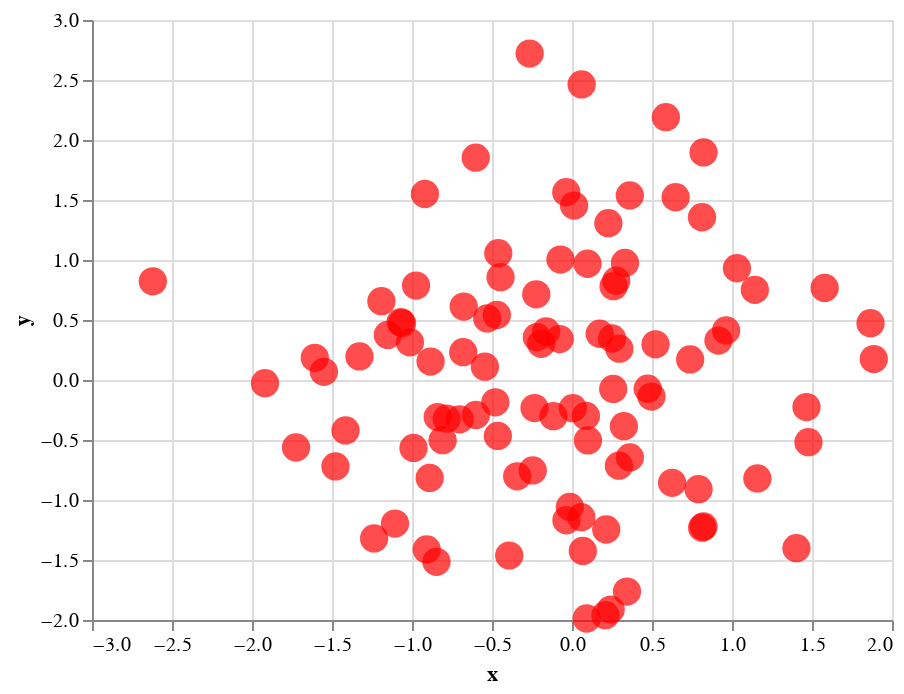

This figure's notebook cell:
### Markdown cell above
This top-level configuration should be thought of as a chart theme: they are the default settings for the aesthetics of all chart elements.
Let's use ``configure_point`` to set some properties of points:

### Code cell
alt.Chart(data).mark_point().encode(
    x='x:Q',
    y='y:Q'
).configure_point(
    size=200,
    color='red',
    filled=True
)

### Figure 1 — Vega-Lite specification as saved in the notebook (floating-point values rounded to 4 significant figures)
{"$schema": "https://vega.github.io/schema/vega-lite/v2.4.1.json", "config": {"point": {"color": "red", "filled": true, "size": 200}, "view": {"height": 300, "width": 400}}, "data": {"values": [{"x": 0.4967, "y": -0.1383}, {"x": 0.6477, "y": 1.523}, {"x": -0.2342, "y": -0.2341}, {"x": 1.579, "y": 0.7674}, {"x": -0.4695, "y": 0.5426}, {"x": -0.4634, "y": -0.4657}, {"x": 0.242, "y": -1.913}, {"x": -1.725, "y": -0.5623}, {"x": -1.013, "y": 0.3142}, {"x": -0.908, "y": -1.412}, {"x": 1.466, "y": -0.2258}, {"x": 0.06753, "y": -1.425}, {"x": -0.5444, "y": 0.1109}, {"x": -1.151, "y": 0.3757}, {"x": -0.6006, "y": -0.2917}, {"x": -0.6017, "y": 1.852}, {"x": -0.0135, "y": -1.058}, {"x": 0.8225, "y": -1.221}, {"x": 0.2089, "y": -1.96}, {"x": -1.328, "y": 0.1969}, {"x": 0.7385, "y": 0.1714}, {"x": -0.1156, "y": -0.3011}, {"x": -1.479, "y": -0.7198}, {"x": -0.4606, "y": 1.057}, {"x": 0.3436, "y": -1.763}, {"x": 0.3241, "y": -0.3851}, {"x": -0.6769, "y": 0.6117}, {"x": 1.031, "y": 0.9313}, {"x": -0.8392, "y": -0.3092}, {"x": 0.3313, "y": 0.9755}, {"x": -0.4792, "y": -0.1857}, {"x": -1.106, "y": -1.196}, {"x": 0.8125, "y": 1.356}, {"x": -0.07201, "y": 1.004}, {"x": 0.3616, "y": -0.6451}, {"x": 0.3614, "y": 1.538}, {"x": -0.03583, "y": 1.565}, {"x": -2.62, "y": 0.8219}, {"x": 0.08705, "y": -0.299}, {"x": 0.09176, "y": -1.988}, {"x": -0.2197, "y": 0.3571}, {"x": 1.478, "y": -0.5183}, {"x": -0.8085, "y": -0.5018}, {"x": 0.9154, "y": 0.3288}, {"x": -0.5298, "y": 0.5133}, {"x": 0.09708, "y": 0.9686}, {"x": -0.7021, "y": -0.3277}, {"x": -0.3921, "y": -1.464}, {"x": 0.2961, "y": 0.2611}, {"x": 0.005113, "y": -0.2346}, {"x": -1.415, "y": -0.4206}, {"x": -0.3427, "y": -0.8023}, {"x": -0.1613, "y": 0.4041}, {"x": 1.886, "y": 0.1746}, {"x": 0.2576, "y": -0.07445}, {"x": -1.919, "y": -0.02651}, {"x": 0.06023, "y": 2.463}, {"x": -0.1924, "y": 0.3015}, {"x": -0.03471, "y": -1.169}, {"x": 1.143, "y": 0.7519}, {"x": 0.791, "y": -0.9094}, {"x": 1.403, "y": -1.402}, {"x": 0.5869, "y": 2.19}, {"x": -0.9905, "y": -0.5663}, {"x": 0.09965, "y": -0.5035}, {"x": -1.551, "y": 0.06856}, {"x": -1.062, "y": 0.4736}, {"x": -0.9194, "y": 1.55}, {"x": -0.7833, "y": -0.3221}, {"x": 0.8135, "y": -1.231}, {"x": 0.2275, "y": 1.307}, {"x": -1.607, "y": 0.1846}, {"x": 0.2599, "y": 0.7818}, {"x": -1.237, "y": -1.32}, {"x": 0.5219, "y": 0.297}, {"x": 0.2505, "y": 0.3464}, {"x": -0.68, "y": 0.2323}, {"x": 0.2931, "y": -0.7144}, {"x": 1.866, "y": 0.4738}, {"x": -1.191, "y": 0.6566}, {"x": -0.9747, "y": 0.7871}, {"x": 1.159, "y": -0.8207}, {"x": 0.9634, "y": 0.4128}, {"x": 0.8221, "y": 1.897}, {"x": -0.2454, "y": -0.7537}, {"x": -0.8895, "y": -0.8158}, {"x": -0.0771, "y": 0.3412}, {"x": 0.2767, "y": 0.8272}, {"x": 0.013, "y": 1.454}, {"x": -0.2647, "y": 2.72}, {"x": 0.6257, "y": -0.8572}, {"x": -1.071, "y": 0.4825}, {"x": -0.2235, "y": 0.714}, {"x": 0.4732, "y": -0.07283}, {"x": -0.8468, "y": -1.515}, {"x": -0.4465, "y": 0.8564}, {"x": 0.2141, "y": -1.246}, {"x": 0.1732, "y": 0.3853}, {"x": -0.8839, "y": 0.1537}, {"x": 0.05821, "y": -1.143}]}, "encoding": {"x": {"field": "x", "type": "quantitative"}, "y": {"field": "y", "type": "quantitative"}}, "mark": "point"}
